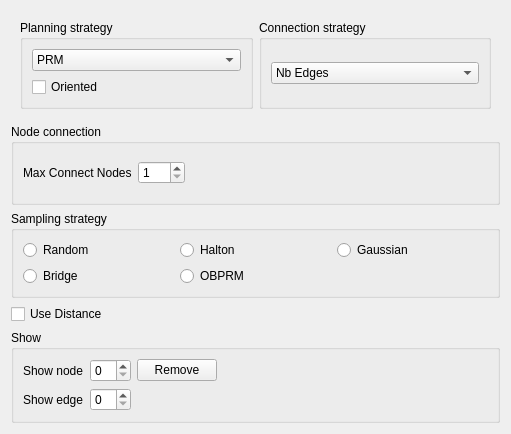
         <widget class="QWidget" name="scrollAreaWidgetContents">
          <property name="geometry">
           <rect>
            <x>0</x>
            <y>0</y>
            <width>511</width>
            <height>434</height>
           </rect>
          </property>
          <layout class="QVBoxLayout" name="verticalLayout_4">
           <item>
            <widget class="QWidget" name="widget_3" native="true">
             <layout class="QHBoxLayout" name="horizontalLayout_4">
              <item>
               <widget class="QGroupBox" name="planningStrategyGroupBox">
                <property name="title">
                 <string>Planning strategy</string>
                </property>
                <layout class="QVBoxLayout" name="verticalLayout_28">
                 <item>
                  <widget class="QComboBox" name="comboBoxPRMType">
                   <item>
                    <property name="text">
                     <string>PRM</string>
                    </property>
                   </item>
                   <item>
                    <property name="text">
                     <string>Visibility</string>
                    </property>
                   </item>
                   <item>
                    <property name="text">
                     <string>ACR</string>
                    </property>
                   </item>
                  </widget>
                 </item>
                 <item>
                  <widget class="QCheckBox" name="checkBox_9">
                   <property name="text">
                    <string>Oriented</string>
                   </property>
                  </widget>
                 </item>
                </layout>
               </widget>
              </item>
              <item>
               <widget class="QGroupBox" name="connectionGroupBox">
                <property name="title">
                 <string>Connection strategy</string>
                </property>
                <layout class="QVBoxLayout" name="verticalLayout_27">
                 <item>
                  <widget class="QComboBox" name="comboBox_3">
                   <item>
                    <property name="text">
                     <string>Nb Edges</string>
                    </property>
                   </item>
                   <item>
                    <property name="text">
                     <string>Distance</string>
                    </property>
                   </item>
                  </widget>
                 </item>
                </layout>
               </widget>
              </item>
             </layout>
            </widget>
           </item>
           <item>
            <widget class="QGroupBox" name="groupBox_2">
             <property name="title">
              <string>Node connection</string>
             </property>
             <layout class="QHBoxLayout" name="horizontalLayout">
              <item>
               <widget class="QLabel" name="label">
                <property name="text">
                 <string>Max Connect Nodes</string>
                </property>
               </widget>
              </item>
              <item>
               <widget class="QSpinBox" name="spinBoxMaxConnect">
                <property name="minimum">
                 <number>1</number>
                </property>
                <property name="maximum">
                 <number>100</number>
                </property>
               </widget>
              </item>
              <item>
               <spacer name="horizontalSpacer">
                <property name="orientation">
                 <enum>Qt::Horizontal</enum>
                </property>
                <property name="sizeHint" stdset="0">
                 <size>
                  <width>40</width>
                  <height>20</height>
                 </size>
                </property>
               </spacer>
              </item>
             </layout>
            </widget>
           </item>
           <item>
            <widget class="QGroupBox" name="SamplingGroupBox">
             <property name="title">
              <string>Sampling strategy</string>
             </property>
             <layout class="QGridLayout" name="gridLayout_8">
              <item row="0" column="0">
               <widget class="QRadioButton" name="radioButton">
                <property name="text">
                 <string>Random</string>
                </property>
               </widget>
              </item>
              <item row="0" column="1">
               <widget class="QRadioButton" name="radioButton_3">
                <property name="text">
                 <string>Halton</string>
                </property>
               </widget>
              </item>
              <item row="0" column="2">
               <widget class="QRadioButton" name="radioButton_2">
                <property name="text">
                 <string>Gaussian</string>
                </property>
               </widget>
              </item>
              <item row="1" column="0">
               <widget class="QRadioButton" name="radioButton_4">
                <property name="text">
                 <string>Bridge</string>
                </property>
               </widget>
              </item>
              <item row="1" column="1">
               <widget class="QRadioButton" name="radioButton_5">
                <property name="text">
                 <string>OBPRM</string>
                </property>
               </widget>
              </item>
             </layout>
            </widget>
           </item>
           <item>
            <widget class="QCheckBox" name="checkBoxUseDistance">
             <property name="text">
              <string>Use Distance</string>
             </property>
            </widget>
           </item>
           <item>
            <widget class="QGroupBox" name="groupBox_4">
             <property name="title">
              <string>Show</string>
             </property>
             <layout class="QGridLayout" name="gridLayout_2">
              <item row="0" column="1">
               <widget class="QSpinBox" name="spinBoxNodeToShow"/>
              </item>
              <item row="0" column="0">
               <widget class="QLabel" name="label_4">
                <property name="text">
                 <string>Show node</string>
                </property>
               </widget>
              </item>
              <item row="0" column="3">
               <spacer name="horizontalSpacer_6">
                <property name="orientation">
                 <enum>Qt::Horizontal</enum>
                </property>
                <property name="sizeHint" stdset="0">
                 <size>
                  <width>40</width>
                  <height>20</height>
                 </size>
                </property>
               </spacer>
              </item>
              <item row="1" column="0">
               <widget class="QLabel" name="label_6">
                <property name="text">
                 <string>Show edge</string>
                </property>
               </widget>
              </item>
              <item row="1" column="1">
               <widget class="QSpinBox" name="spinBoxEdgeToShow"/>
              </item>
              <item row="0" column="2">
               <widget class="QPushButton" name="pushButtonRemoveNode">
                <property name="text">
                 <string>Remove</string>
                </property>
               </widget>
              </item>
             </layout>
            </widget>
           </item>
          </layout>
         </widget>
